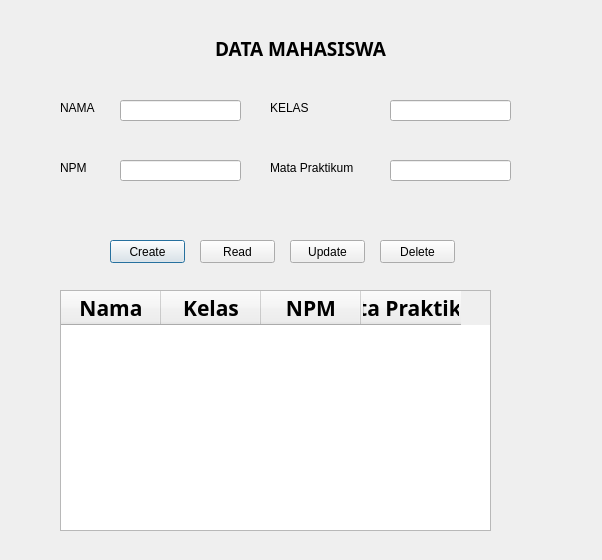
<?xml version="1.0" encoding="UTF-8"?>
<ui version="4.0">
 <class>Dialog</class>
 <widget class="QDialog" name="Dialog">
  <property name="geometry">
   <rect>
    <x>0</x>
    <y>0</y>
    <width>602</width>
    <height>560</height>
   </rect>
  </property>
  <property name="font">
   <font>
    <family>Arial Black</family>
    <pointsize>16</pointsize>
    <weight>75</weight>
    <bold>true</bold>
   </font>
  </property>
  <property name="windowTitle">
   <string>Dialog</string>
  </property>
  <widget class="QLabel" name="label">
   <property name="geometry">
    <rect>
     <x>200</x>
     <y>40</y>
     <width>201</width>
     <height>16</height>
    </rect>
   </property>
   <property name="font">
    <font>
     <family>Arial Black</family>
     <pointsize>14</pointsize>
     <weight>75</weight>
     <bold>true</bold>
    </font>
   </property>
   <property name="text">
    <string>DATA MAHASISWA</string>
   </property>
   <property name="alignment">
    <set>Qt::AlignCenter</set>
   </property>
  </widget>
  <widget class="QLabel" name="label_2">
   <property name="geometry">
    <rect>
     <x>60</x>
     <y>100</y>
     <width>61</width>
     <height>16</height>
    </rect>
   </property>
   <property name="font">
    <font>
     <family>Arial</family>
     <pointsize>9</pointsize>
     <weight>50</weight>
     <bold>false</bold>
    </font>
   </property>
   <property name="text">
    <string>NAMA</string>
   </property>
  </widget>
  <widget class="QLabel" name="label_3">
   <property name="geometry">
    <rect>
     <x>60</x>
     <y>160</y>
     <width>61</width>
     <height>16</height>
    </rect>
   </property>
   <property name="font">
    <font>
     <family>Arial</family>
     <pointsize>9</pointsize>
     <weight>50</weight>
     <bold>false</bold>
    </font>
   </property>
   <property name="text">
    <string>NPM</string>
   </property>
  </widget>
  <widget class="QLabel" name="label_4">
   <property name="geometry">
    <rect>
     <x>270</x>
     <y>100</y>
     <width>61</width>
     <height>16</height>
    </rect>
   </property>
   <property name="font">
    <font>
     <family>Arial</family>
     <pointsize>9</pointsize>
     <weight>50</weight>
     <bold>false</bold>
    </font>
   </property>
   <property name="text">
    <string>KELAS</string>
   </property>
  </widget>
  <widget class="QLabel" name="label_5">
   <property name="geometry">
    <rect>
     <x>270</x>
     <y>160</y>
     <width>101</width>
     <height>16</height>
    </rect>
   </property>
   <property name="font">
    <font>
     <family>Arial</family>
     <pointsize>9</pointsize>
     <weight>50</weight>
     <bold>false</bold>
    </font>
   </property>
   <property name="text">
    <string>Mata Praktikum</string>
   </property>
  </widget>
  <widget class="QLineEdit" name="lineEditNama">
   <property name="geometry">
    <rect>
     <x>120</x>
     <y>100</y>
     <width>121</width>
     <height>21</height>
    </rect>
   </property>
  </widget>
  <widget class="QLineEdit" name="lineEditKelas">
   <property name="geometry">
    <rect>
     <x>390</x>
     <y>100</y>
     <width>121</width>
     <height>21</height>
    </rect>
   </property>
  </widget>
  <widget class="QLineEdit" name="lineEditNPM">
   <property name="geometry">
    <rect>
     <x>120</x>
     <y>160</y>
     <width>121</width>
     <height>21</height>
    </rect>
   </property>
  </widget>
  <widget class="QLineEdit" name="lineEditMataPrak">
   <property name="geometry">
    <rect>
     <x>390</x>
     <y>160</y>
     <width>121</width>
     <height>21</height>
    </rect>
   </property>
  </widget>
  <widget class="QPushButton" name="pushButtonCreate">
   <property name="geometry">
    <rect>
     <x>110</x>
     <y>240</y>
     <width>75</width>
     <height>23</height>
    </rect>
   </property>
   <property name="font">
    <font>
     <family>Arial</family>
     <pointsize>9</pointsize>
     <weight>50</weight>
     <bold>false</bold>
    </font>
   </property>
   <property name="text">
    <string>Create</string>
   </property>
  </widget>
  <widget class="QPushButton" name="pushButtonRead">
   <property name="geometry">
    <rect>
     <x>200</x>
     <y>240</y>
     <width>75</width>
     <height>23</height>
    </rect>
   </property>
   <property name="font">
    <font>
     <family>Arial</family>
     <pointsize>9</pointsize>
     <weight>50</weight>
     <bold>false</bold>
    </font>
   </property>
   <property name="text">
    <string>Read</string>
   </property>
  </widget>
  <widget class="QPushButton" name="pushButtonUpadate">
   <property name="geometry">
    <rect>
     <x>290</x>
     <y>240</y>
     <width>75</width>
     <height>23</height>
    </rect>
   </property>
   <property name="font">
    <font>
     <family>Arial</family>
     <pointsize>9</pointsize>
     <weight>50</weight>
     <bold>false</bold>
    </font>
   </property>
   <property name="text">
    <string>Update</string>
   </property>
  </widget>
  <widget class="QPushButton" name="pushButtonDelete">
   <property name="geometry">
    <rect>
     <x>380</x>
     <y>240</y>
     <width>75</width>
     <height>23</height>
    </rect>
   </property>
   <property name="font">
    <font>
     <family>Arial</family>
     <pointsize>9</pointsize>
     <weight>50</weight>
     <bold>false</bold>
    </font>
   </property>
   <property name="text">
    <string>Delete</string>
   </property>
  </widget>
  <widget class="QTableWidget" name="tableWidget">
   <property name="geometry">
    <rect>
     <x>60</x>
     <y>290</y>
     <width>431</width>
     <height>241</height>
    </rect>
   </property>
   <column>
    <property name="text">
     <string>Nama</string>
    </property>
   </column>
   <column>
    <property name="text">
     <string>Kelas</string>
    </property>
   </column>
   <column>
    <property name="text">
     <string>NPM</string>
    </property>
   </column>
   <column>
    <property name="text">
     <string>Mata Praktikum</string>
    </property>
   </column>
  </widget>
 </widget>
 <resources/>
 <connections/>
</ui>
